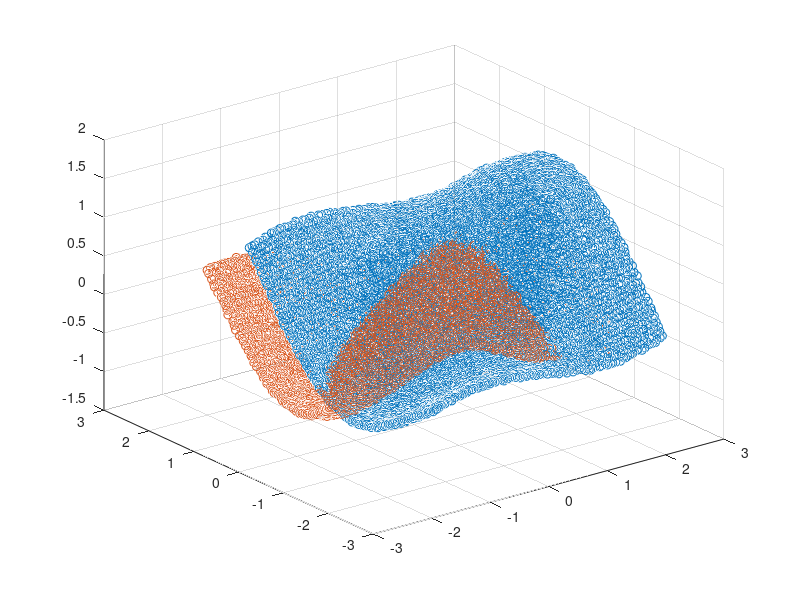

The MATLAB source for this figure:
load('Data/source.mat');
load('Data/target.mat');

scatter3(source(1,:), source(2,:), source(3,:), 'bo');
hold on
scatter3(target(1,:), target(2,:), target(3,:), 'ro');
hold off